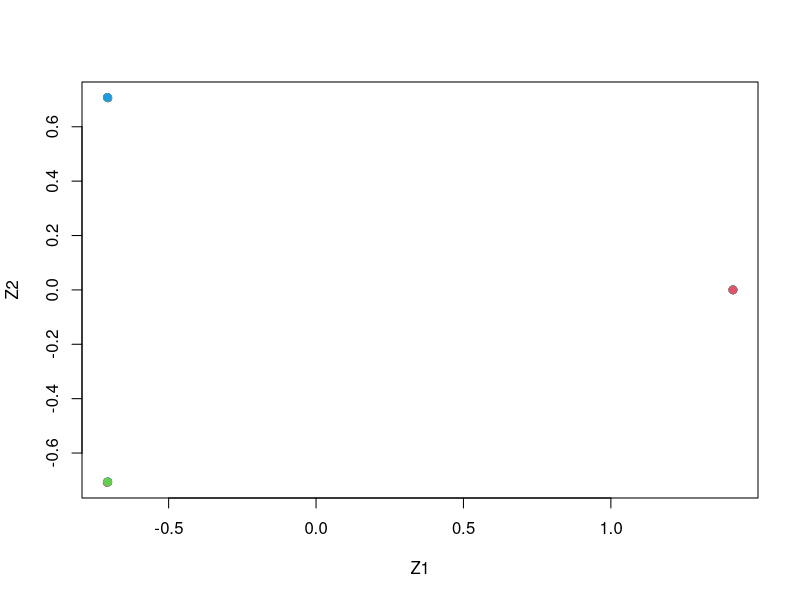

Source code (R):
## ---- chunk 1
set.seed(2)
x = matrix(rnorm(20*3*50, mean=0, sd=0.001), ncol=50)
x[1:20, 2] = 1
x[21:40, 1] = 2
x[21:40, 2] = 2
x[41:60, 1] = 1
## ---- chunk 2
pca.out = prcomp(x)
summary(pca.out)
pca.out$x[,1:2]
plot(pca.out$x[,1:2], col=2:4, xlab="Z1", ylab="Z2", pch=19) 
## ---- chunk 3
km.out = kmeans(x, 3, nstart=20)
table(km.out$cluster, c(rep(1,20), rep(2,20), rep(3,20)))
## ---- chunk 4
km.out = kmeans(x, 2, nstart=20)
km.out$cluster
## ---- chunk 5
km.out = kmeans(x, 4, nstart=20)
km.out$cluster
## ---- chunk 6
km.out = kmeans(pca.out$x[,1:2], 3, nstart=20)
table(km.out$cluster, c(rep(1,20), rep(2,20), rep(3,20)))
## ---- chunk 7
km.out = kmeans(scale(x), 3, nstart=20)
km.out$cluster
